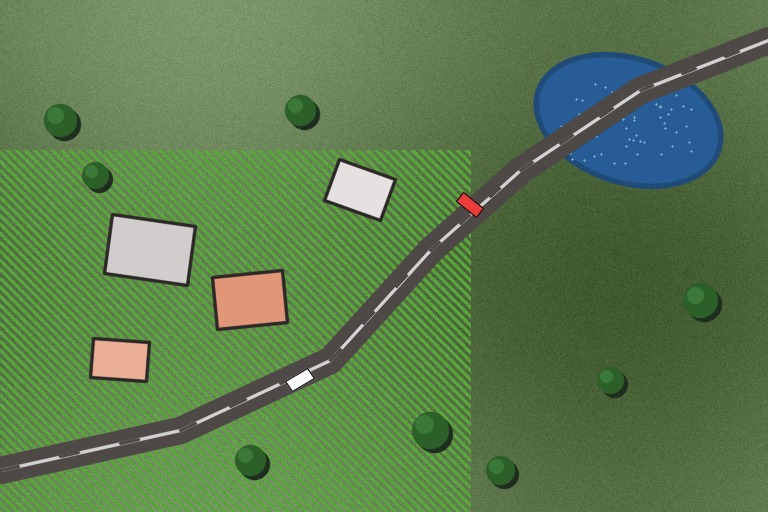
#> input picture aerial_scene.jpg, 768 x 512 px
$ jupyter execute 12_edge_detection.ipynb   (older library calls are emulated)
#> lines starting #> are read from the running program, lines starting #| are printed output that depends on the picture
# WP 12 · Edge Detection
*Live lab — Unit II: UAV Data Collection & Processing Methods*

An edge is a fast change in intensity - a large **gradient**. Derivative kernels estimate it; Canny then cleans it into thin, connected lines. Use `CV_64F` so negative gradients aren't clipped.

**Supporting data:** `aerial_scene.jpg` (download it from the button next to this snippet in the playground, then upload when the notebook asks).

---
**How to use:** `Runtime ▸ Run all`, or run each cell top to bottom. The original teaching snippet is reproduced verbatim below; only GUI-only calls (`cv2.imshow`, `cv2.waitKey`, `cv2.destroyAllWindows`) are adapted, because Colab has no display window.

[cell 1]
# === Setup (run me first) ===================================================
# OpenCV, NumPy and Matplotlib are already installed in Google Colab.
# If you run locally and cv2 is missing, uncomment the next line:
# !pip install opencv-python-headless matplotlib

import cv2, numpy as np, os
import matplotlib.pyplot as plt
print("OpenCV", cv2.__version__)

def show(*imgs, titles=None, cmap=None, figsize=(13, 5)):
    """Display 1..N images inline. BGR images are auto-converted to RGB.
    (Colab has no window server, so cv2.imshow() cannot be used.)"""
    titles = titles or [""] * len(imgs)
    plt.figure(figsize=figsize)
    for i, im in enumerate(imgs):
        ax = plt.subplot(1, len(imgs), i + 1)
        if im.ndim == 2:
            ax.imshow(im, cmap=cmap or "gray", vmin=0, vmax=255)
        else:
            ax.imshow(cv2.cvtColor(im, cv2.COLOR_BGR2RGB))
        ax.set_title(titles[i], fontsize=11); ax.axis("off")
    plt.tight_layout(); plt.show()

[cell 2]
# --- Stand-in scene generator (used only if you don't upload the data file) ---
def make_scene(w=768, h=512, seed=7):
    rng = np.random.default_rng(seed)
    img = np.full((h, w, 3), (78, 120, 96), np.uint8)
    yy, xx = np.mgrid[0:h, 0:w]
    img = np.clip(img + (16*np.sin(xx/130) + 10*np.cos(yy/90))[..., None], 0, 255).astype(np.uint8)
    crop = img.copy()
    for k in range(-h, w, 9):
        cv2.line(crop, (k, 0), (k + h, h), (60, 165, 90), 2, cv2.LINE_AA)
    m = np.zeros((h, w), np.uint8); cv2.rectangle(m, (0, 150), (470, h), 255, -1)
    img[m == 255] = crop[m == 255]
    cv2.ellipse(img, (628, 120), (95, 62), 18, 0, 360, (150, 92, 40), -1, cv2.LINE_AA)
    pts = np.array([[0,470],[180,430],[330,360],[430,250],[520,170],[640,90],[w,40]], np.int32)
    cv2.polylines(img, [pts], False, (70, 72, 78), 26, cv2.LINE_AA)
    for cx, cy, bw, bh, col, a in [(150,250,84,60,(205,205,210),8),(250,300,70,52,(120,150,225),-6),
                                   (360,190,60,44,(225,225,230),20),(120,360,56,40,(150,175,235),4)]:
        r = cv2.boxPoints(((cx,cy),(bw,bh),a)).astype(np.int32)
        cv2.fillConvexPoly(img, r, col, cv2.LINE_AA); cv2.polylines(img, [r], True, (40,40,45), 2, cv2.LINE_AA)
    for cx, cy, rr in [(60,120,16),(95,175,13),(300,110,15),(430,430,18),(500,470,14),(700,300,17),(610,380,13),(250,460,15)]:
        cv2.circle(img, (cx, cy), rr, (40, 95, 45), -1, cv2.LINE_AA)
    for cx, cy, col, a in [(300,380,(250,250,250),-32),(470,205,(60,60,235),40)]:
        r = cv2.boxPoints(((cx,cy),(26,12),a)).astype(np.int32); cv2.fillConvexPoly(img, r, col, cv2.LINE_AA)
    return img

def get_image(name, gray=False):
    """Load `name` if present; else offer a Colab upload; else auto-generate."""
#> called with name = 'aerial_scene.jpg', gray = True
    flag = cv2.IMREAD_UNCHANGED if name.lower().endswith(".png") else cv2.IMREAD_COLOR
    if os.path.exists(name):
        im = cv2.imread(name, flag)
#> im is the input picture: shape (512, 768, 3); mean B, G, R 77.7, 123.6, 92.2
        if im is not None:
            print("Loaded", name)
            return cv2.cvtColor(im, cv2.COLOR_BGR2GRAY) if gray else im
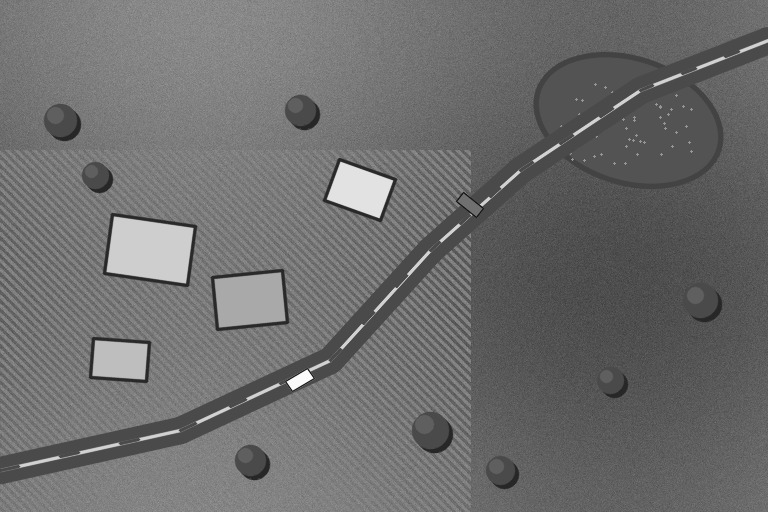
#> returned value: shape (512, 768); min 17, max 255, mean 109.1
    try:
        from google.colab import files
        print(f"Upload '{name}' from the data pack (or press Cancel to auto-generate).")
        up = files.upload()
        for fn in up:
            im = cv2.imread(fn, flag)
            if im is not None:
                print("Loaded", fn)
                return cv2.cvtColor(im, cv2.COLOR_BGR2GRAY) if gray else im
    except Exception:
        pass
    print("Auto-generating a stand-in scene.")
    s = make_scene()
    return cv2.cvtColor(s, cv2.COLOR_BGR2GRAY) if gray else s

### The snippet, exactly as shown in the playground
```python
gx = cv2.Sobel(gray, cv2.CV_64F, 1, 0, ksize=3)
gy = cv2.Sobel(gray, cv2.CV_64F, 0, 1, ksize=3)
lap = cv2.Laplacian(gray, cv2.CV_64F)      # 2nd derivative

edges = cv2.Canny(gray, 40, 100)           # low, high
```

[cell 3]
gray = get_image("aerial_scene.jpg", gray=True)

gx  = cv2.Sobel(gray, cv2.CV_64F, 1, 0, ksize=3)   # vertical edges
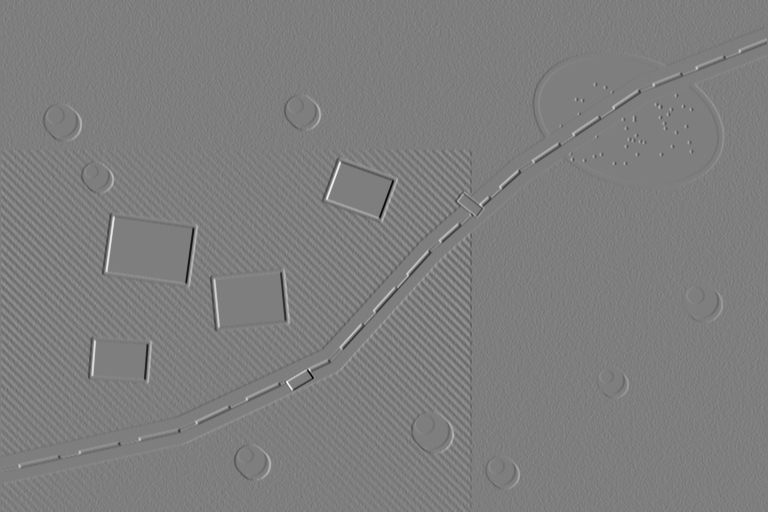
#> gx: shape (512, 768) float64; min -784, max 795, mean -0.2; drawn with min black and max white
gy  = cv2.Sobel(gray, cv2.CV_64F, 0, 1, ksize=3)   # horizontal edges
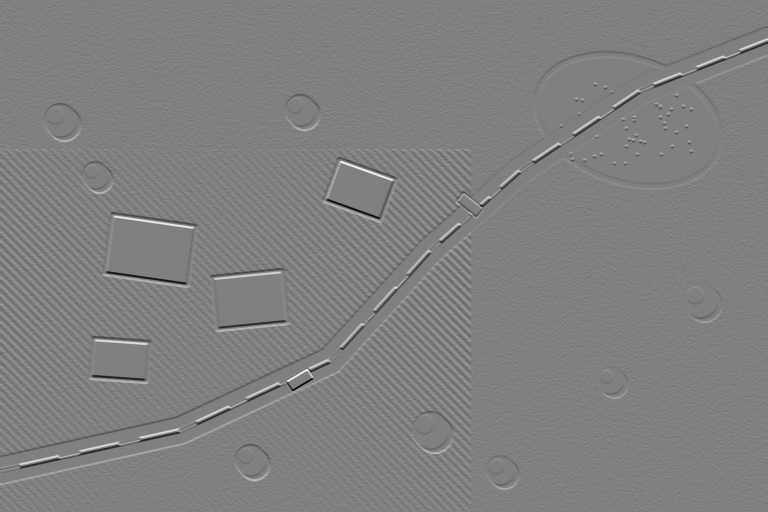
#> gy: shape (512, 768) float64; min -775, max 767, mean 0; drawn with min black and max white
lap = cv2.Laplacian(gray, cv2.CV_64F)              # 2nd derivative

mag = cv2.magnitude(gx, gy)
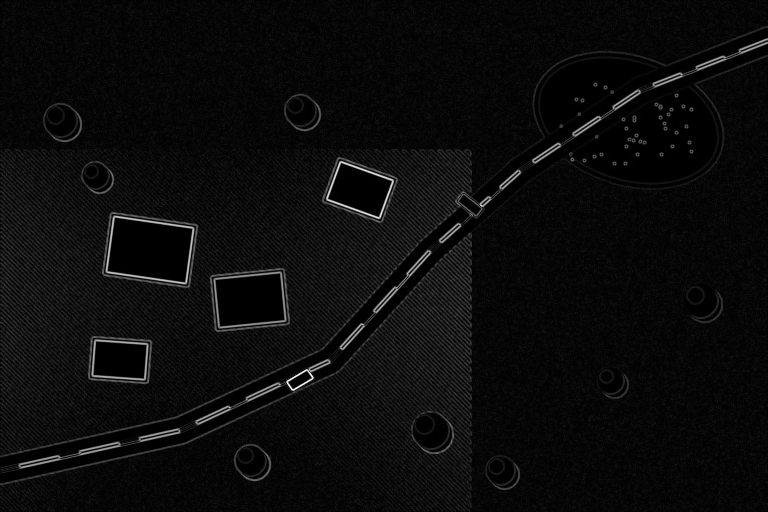
#> mag: shape (512, 768) float64; min 0, max 876.2, mean 42; drawn with min black and max white
mag = cv2.normalize(mag, None, 0, 255, cv2.NORM_MINMAX).astype(np.uint8)

edges = cv2.Canny(gray, 40, 100)                   # low, high
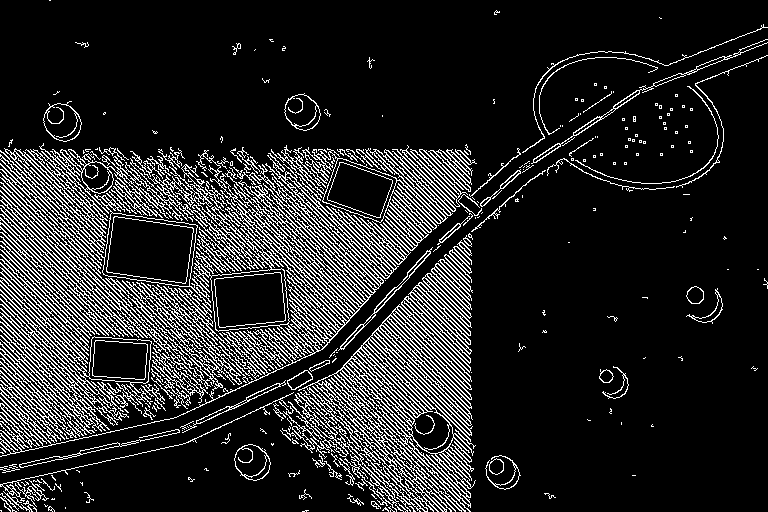
#> edges: shape (512, 768); 14.5% white in thin lines or dots

show(gray, mag, edges, titles=["Grayscale", "Sobel gradient magnitude", "Canny edges"])

[cell 4]
# --- Why the threshold ratio matters (Canny advises ~2:1 to 3:1) ------------
show(cv2.Canny(gray, 20, 40),
     cv2.Canny(gray, 40, 100),
     cv2.Canny(gray, 100, 200),
     titles=["20/40 - noisy", "40/100 - balanced", "100/200 - sparse"])
#> call 2 of show, with figsize = (13, 5)
#> in show (call 2), `plt.tight_layout()`:
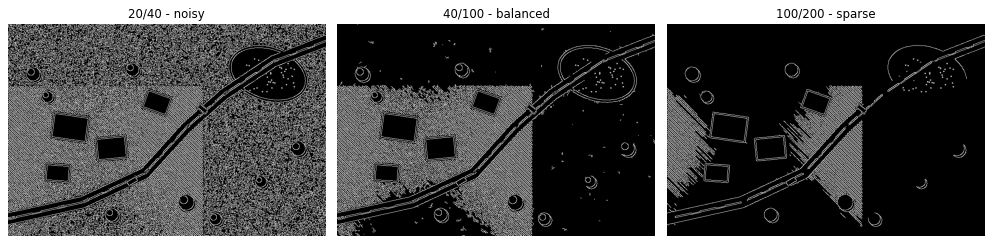
#> figure drawn by matplotlib, 3 panels
pct = 100 * (cv2.Canny(gray, 40, 100) > 0).mean()
#> pct = 14.51
print(f"Edge pixels at 40/100: {pct:.1f}% of the frame")
#| Edge pixels at 40/100: 14.5% of the frame
